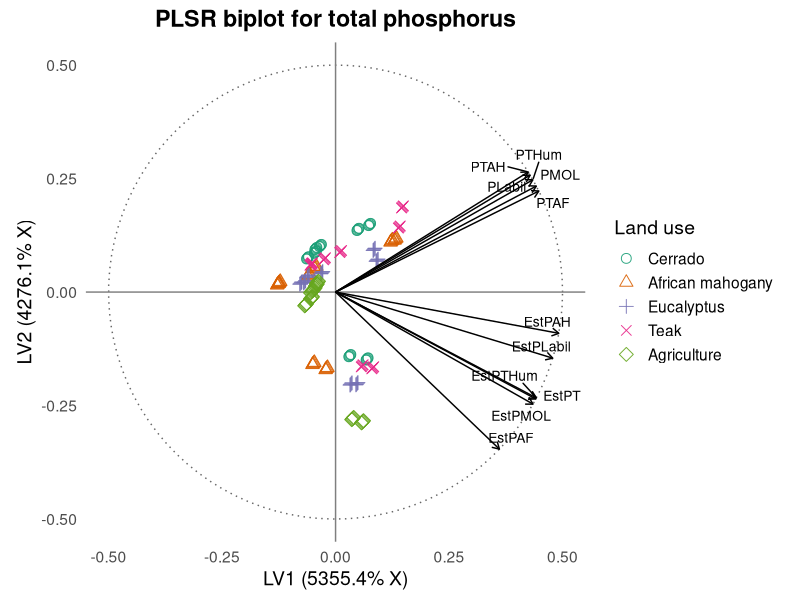

Source code (R): (Note: this script raises an error after producing the figure.)
# Carregar pacotes
library(pls)
library(ggplot2)
library(ggrepel)
library(dplyr)
library(readxl)
library(tidyr)


rm(list = ls())     
gc()

# Carregar dados
dados <- read_excel("../banco_dados.xlsx", sheet = "DADOS") %>% na.omit()
names(dados) <- trimws(names(dados))  # Corrigir espaços nos nomes

# Variáveis preditoras relacionadas ao fósforo (P)
variaveis_P <- c(
  "PLabil", "PMOL", "PTAF", "PTAH", "PTHum",
  "EstPT", "EstPLabil", "EstPMOL", "EstPAF", "EstPAH", "EstPTHum"
)
X <- dados %>% select(all_of(variaveis_P))
Y_PT <- dados$PT
grupo <- factor(dados$Amb, levels = 1:5,
                labels = c("Cerrado", "African mahogany", "Eucalyptus", "Teak", "Agriculture"))

# Rodar PLSR
modelo <- plsr(Y_PT ~ ., data = X, ncomp = 2, validation = "LOO")
expl_x <- explvar(modelo)[1:2] * 100
label_x <- paste0("LV1 (", round(expl_x[1], 1), "% X)")
label_y <- paste0("LV2 (", round(expl_x[2], 1), "% X)")



# Scores
scores_df <- as.data.frame(scores(modelo)[, 1:2])
colnames(scores_df) <- c("LV1", "LV2")
scores_df <- scores_df %>%
  mutate(
    LV1 = LV1 * 4,
    LV2 = LV2 * 4
  )
colnames(scores_df) <- c("LV1", "LV2")
scores_df$Amb <- grupo

# Loadings normalizados
loadings_raw <- loadings(modelo)[, 1:2]
loadings_scaled <- sweep(loadings_raw, 1, sqrt(rowSums(loadings_raw^2)), FUN = "/")
loadings_df <- as.data.frame(loadings_scaled)
colnames(loadings_df) <- c("LV1", "LV2")
loadings_df$var <- rownames(loadings_df)

# Escalar os loadings para caber no raio de 1.2
escala_setas <- 0.5
loadings_df$LV1 <- loadings_df$LV1 * escala_setas
loadings_df$LV2 <- loadings_df$LV2 * escala_setas

# Círculo de correlação ajustado (raio = 1.2)
circle <- data.frame(
  x = cos(seq(0, 2 * pi, length.out = 100)) * escala_setas,
  y = sin(seq(0, 2 * pi, length.out = 100)) * escala_setas
)

# Gráfico PLSR com ajustes visuais
biplot_pt <- ggplot() +
  geom_path(data = circle, aes(x = x, y = y),
            linetype = "dotted", color = "gray40") +
  geom_hline(yintercept = 0, color = "gray50") +
  geom_vline(xintercept = 0, color = "gray50") +
  geom_point(data = scores_df, aes(x = LV1, y = LV2, shape = Amb, color = Amb),
             size = 3, alpha = 0.9) +
  geom_segment(data = loadings_df,
               aes(x = 0, y = 0, xend = LV1, yend = LV2),
               arrow = arrow(length = unit(0.2, "cm")), color = "black") +
  geom_text_repel(data = loadings_df,
                  aes(x = LV1, y = LV2, label = var), size = 3.5) +
  coord_fixed(xlim = c(-0.5, 0.5), ylim = c(-0.5, 0.5)) +
  scale_color_brewer(palette = "Dark2") +
  scale_shape_manual(values = 1:5) +
  labs(
    title = "PLSR biplot for total phosphorus",
    x = label_x, 
    y = label_y, 
    color = "Land use", 
    shape = "Land use"
  ) +
  theme_minimal(base_size = 14) +
  theme(
    panel.grid = element_blank(), 
    legend.position = "right",
    plot.title = element_text(face = "bold", hjust = 0.5)
  )

print(biplot_pt)

# Exportar biplot
ggsave("../../2-FIGURAS/biplot_plsr_pt.png", plot = biplot_pt, width = 10, height = 8, dpi = 300)


# TABELA 1 – Estatísticas descritivas
tabela_descr <- X %>%
  summarise_all(list(
    media = mean, sd = sd, min = min, max = max,
    cv = ~ 100 * sd(.) / mean(.)
  )) %>%
  pivot_longer(cols = everything(),
               names_to = c("Variável", ".value"),
               names_sep = "_")

# TABELA 2 – Variância explicada acumulada
r2 <- R2(modelo, estimate = "train")
r2y <- round(100 * r2$val[1, 1, c("1 comps", "2 comps")], 2)
expl_x <- round(explvar(modelo)[1:2] * 100, 2)
tabela_r2 <- data.frame(
  Componente = c("LV1", "LV2"),
  R2X_acum = expl_x,
  R2Y_acum = r2y
)

# TABELA 3 – Loadings
tabela_loadings <- as.data.frame(loadings(modelo)[, 1:2])
colnames(tabela_loadings) <- c("LV1", "LV2")
tabela_loadings$Variável <- rownames(tabela_loadings)
tabela_loadings <- tabela_loadings[, c("Variável", "LV1", "LV2")]

# TABELA 4 – VIP scores
vip_pls <- function(object) {
  SS <- c(object$Yloadings[, 1]^2) * colSums(object$scores^2)
  W <- object$loading.weights
  p <- nrow(W)
  h <- ncol(object$scores)
  VIP <- rep(0, p)
  for (j in 1:p) {
    weight_sq <- W[j, ]^2
    VIP[j] <- sqrt(p * sum(SS * weight_sq) / sum(SS))
  }
  names(VIP) <- rownames(W)
  return(VIP)
}
vip_scores <- vip_pls(modelo)
tabela_vip <- data.frame(
  Variável = names(vip_scores),
  VIP = round(vip_scores, 3)
) %>% arrange(desc(VIP))

# Gráfico de VIP
grafico_vip_pt <- ggplot(tabela_vip, aes(x = reorder(Variável, VIP), y = VIP)) +
  geom_segment(aes(xend = Variável, y = 0, yend = VIP), color = "blue", size = 0.7) +
  geom_point(color = "blue", size = 2.5) +
  geom_hline(yintercept = 0.8, linetype = "dashed", color = "black") +
  labs(
    title = "Variable importance according to VIP (Wold criterion)",
    x = "Predictor variables",
    y = "VIP Score"
  ) +
  theme_minimal(base_size = 14) +
  theme(axis.text.x = element_text(angle = 45, hjust = 1),
        plot.title = element_text(face = "bold", hjust = 0.5))

print(grafico_vip_pt)

# Exportar gráfico VIP
ggsave("../../2-FIGURAS/vip_pt.png", plot = grafico_vip_pt, width = 10, height = 8, dpi = 300)

# Exibir tabelas no console
print("TABELA 1 – Estatísticas descritivas:")
print(tabela_descr, digits = 3)
print("TABELA 2 – Variância explicada:")
print(tabela_r2)
print("TABELA 3 – Loadings das variáveis:")
print(tabela_loadings, digits = 3)
print("TABELA 4 – VIP (Critério de Wold):")
print(tabela_vip)

# Exportar tabela VIP
write.csv(tabela_vip, "../../5-GRAFICOS/tabela_vip_pt.csv", row.names = FALSE)




# ==========================
# FIGURA 4 – Y observado vs. Y predito
# ==========================

# Previsões do modelo com Y_PT
y_pred <- predict(modelo, ncomp = 2)
df_pred <- data.frame(
  Observado = Y_PT,
  Predito = y_pred[, , 1],
  LandUse = grupo
)

# Criar linha de tendência
modelo_lm <- lm(Predito ~ Observado, data = df_pred)
linha_trend <- data.frame(
  Observado = seq(min(df_pred$Observado), max(df_pred$Observado), length.out = 100)
)
linha_trend$Predito <- predict(modelo_lm, newdata = linha_trend)

# Gráfico final
grafico_pred_pt <- ggplot(df_pred, aes(x = Observado, y = Predito)) +
  geom_point(aes(fill = LandUse), shape = 21, color = "black", size = 3, stroke = 1) +
  geom_line(data = linha_trend, aes(x = Observado, y = Predito), color = "black", linewidth = 1) +
  scale_fill_brewer(palette = "Dark2") +
  labs(
    title = "Observed versus predicted total phosphorus (PLSR)",
    x = "Observed PT",
    y = "Predicted PT",
    fill = "Land use"
  ) +
  theme_minimal(base_size = 14) +
  theme(
    legend.position = "right",
    plot.title = element_text(face = "bold", hjust = 0.5)
  )

print(grafico_pred_pt)

# Exportar gráfico de predição
ggsave("../../2-FIGURAS/predicoes_pt.png", plot = grafico_pred_pt, width = 10, height = 8, dpi = 300)

       
# ==========================
# FIGURA 5 – Resíduos vs. Y predito
# ==========================
residuos <- Y_PT - y_pred[, , 1]
df_resid <- data.frame(Predito = y_pred[, , 1], Residual = residuos)

grafico_resid_pt <- ggplot(df_resid, aes(x = Predito, y = Residual)) +
  geom_point(alpha = 0.7) +
  geom_hline(yintercept = 0, linetype = "dashed", color = "gray50") +
  labs(
    title = "Residuals versus predicted values for total phosphorus (PLSR)",
    x = "Predicted PT",
    y = "Residual"
  ) +
  theme_minimal(base_size = 14)

print(grafico_resid_pt)

# Exportar gráfico de resíduos
ggsave("../../2-FIGURAS/residuos_pt.png", plot = grafico_resid_pt, width = 10, height = 8, dpi = 300)
